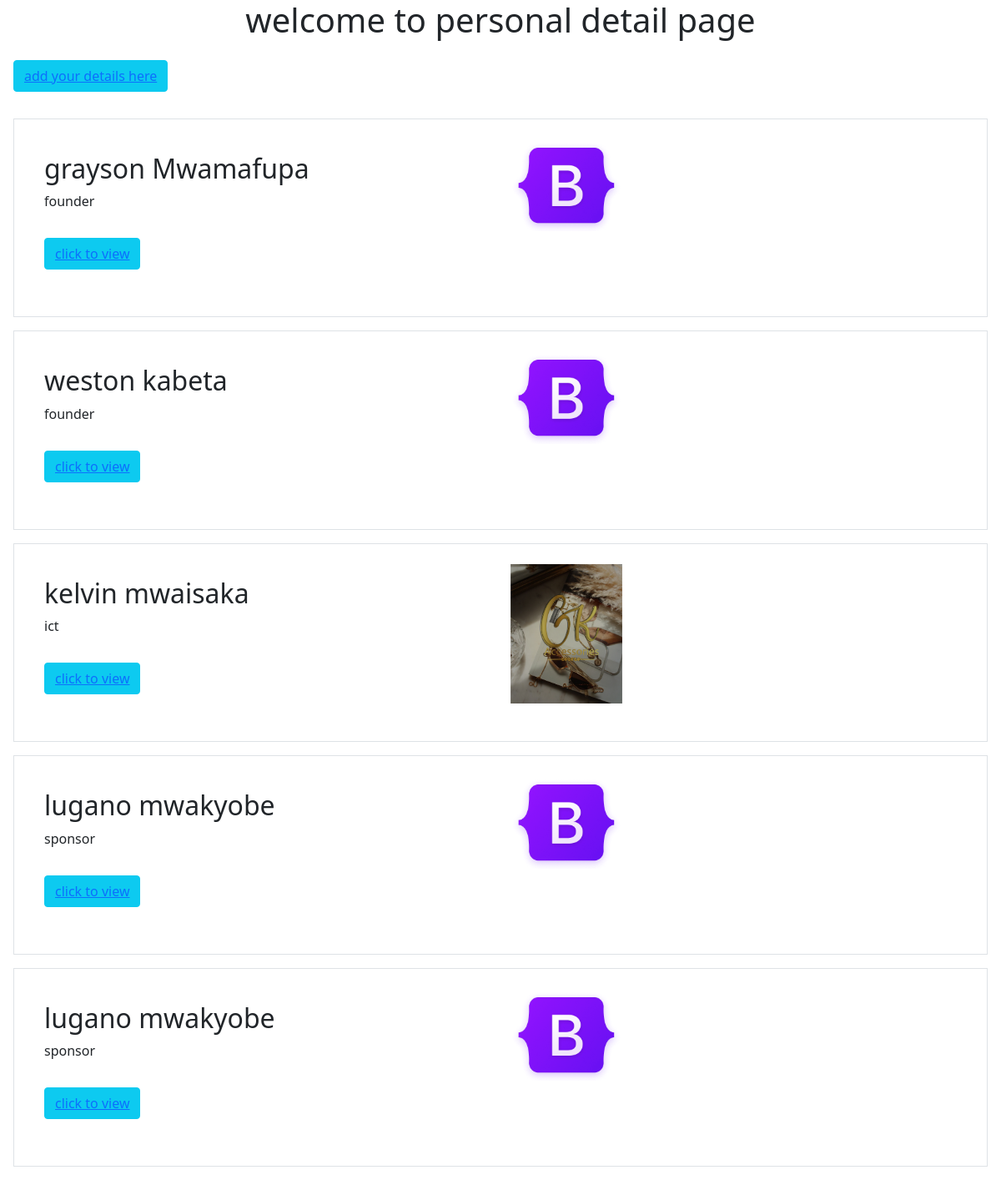
The page / on the database its author committed.
### details/models.py (models this page shows, shortened)
class person(models.Model):
    POSITIONS = (
        ('founder', 'founder'),
        ('sponsor', 'sponsor'),
        ('ict', 'ict'),
    )
    first_name  = models.CharField(max_length=120)
    last_name   = models.CharField(max_length=120)
    position    = models.CharField(max_length=120, choices=POSITIONS)
    person_image = models.ImageField(upload_to='images/person/')

### details/views.py (the view)
# urls.py: path('', persondetails, name='home'),
def persondetails(request):
    quieryset = person.objects.all()
    context   = {
        'quieryset':quieryset
    }
    return render(request, 'index.html', context)

### templates/index.html (shortened to what this page needs)
<!DOCTYPE html>
<html>
<head>
	<link href="https://cdn.jsdelivr.net/npm/bootstrap@5.0.2/dist/css/bootstrap.min.css" rel="stylesheet">
</head>
<body>
	<h1 class="text-center">welcome to personal detail page</h1>
	<div class="btn btn-info m-3"><a href="{% url 'adding-person' %}">add your details here</a></div>
	{% for details in quieryset %}
	    <div class="row p-4 m-3 border">
		   <div class="col my-3">
            <h2>{{ details.first_name}} {{ details.last_name}}</h2>
              <p>{{ details.position }}</p>
              <div class="btn btn-info my-3"><a href="{% url 'person-view' details.id %}">click to view</a></div>
		   </div>
		   <div class="col w-25">
				<img src="{{ details.person_image.url }}" class="w-25">
		   </div>
		</div>
	{% endfor %}
</body>
</html>

### rows shown on the page
person: first_name "grayson", last_name "Mwamafupa", position "founder", person_image (picture)
person: first_name "weston", last_name "kabeta", position "founder", person_image (picture)
person: first_name "kelvin", last_name "mwaisaka", position "ict", person_image (picture)
person: first_name "lugano", last_name "mwakyobe", position "sponsor", person_image (picture)
person: first_name "lugano", last_name "mwakyobe", position "sponsor", person_image (picture)
